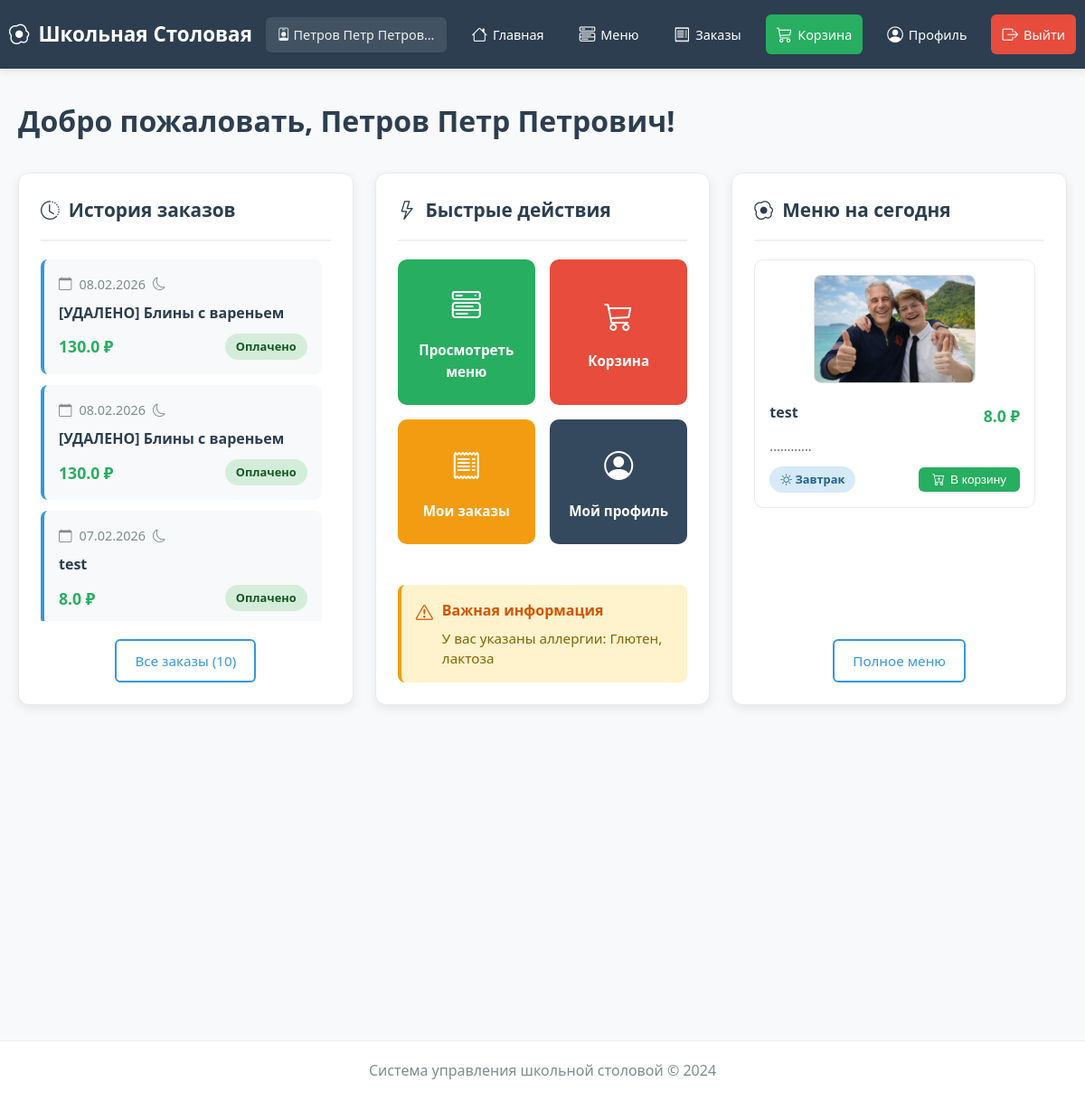
Page /user/dashboard (signed in) on the committed database.
### modules/core/models.py (models this page shows, shortened)
class User(UserMixin, db.Model):
    __tablename__ = 'users'
    id = db.Column(db.Integer, primary_key=True)
    email = db.Column(db.String(120), unique=True, nullable=False, index=True)
    password = db.Column(db.String(200), nullable=False)
    role = db.Column(db.String(20), nullable=False)  # 'student', 'cook', 'admin'
    full_name = db.Column(db.String(100))
    class_group = db.Column(db.String(50))  # Только для учеников
    allergies = db.Column(db.Text, default='')  # JSON или текст с аллергенами
    preferences = db.Column(db.String(50), default='')  # Новое поле: предпочтения в питании
    avatar_url = db.Column(db.String(255))  # Новое поле: путь к аватару
    balance = db.Column(db.Float, default=0.0)  # Новое поле: баланс счета
    is_active = db.Column(db.Boolean, default=True)
    created_at = db.Column(db.DateTime, default=datetime.utcnow)
    updated_at = db.Column(db.DateTime, default=datetime.utcnow, onupdate=datetime.utcnow)

class Order(db.Model):
    __tablename__ = 'orders'
    id = db.Column(db.Integer, primary_key=True)
    user_id = db.Column(db.Integer, db.ForeignKey('users.id'), nullable=False)
    menu_item_id = db.Column(db.Integer, db.ForeignKey('menu_items.id'), nullable=True)
    subscription_id = db.Column(db.Integer, db.ForeignKey('subscriptions.id'), nullable=True)
    order_date = db.Column(db.Date, default=date.today, nullable=False)
    meal_time = db.Column(db.String(20), nullable=False)  # 'breakfast', 'lunch'
    quantity = db.Column(db.Integer, default=1)
    status = db.Column(db.String(20), default='pending')  # 'pending', 'preparing', 'ready', 'received', 'cancelled'
    payment_type = db.Column(db.String(20), default='single')  # 'single', 'subscription'
    payment_status = db.Column(db.String(20), default='pending')  # 'pending', 'paid', 'failed', 'refunded'
    refunded = db.Column(db.Boolean, default=False)  # Новое поле: возвращены ли средства
    refund_amount = db.Column(db.Float, default=0.0)  # Новое поле: сумма возврата
    refund_date = db.Column(db.DateTime, nullable=True)  # Новое поле: дата возврата
    special_requests = db.Column(db.Text)
    created_at = db.Column(db.DateTime, default=datetime.utcnow)
    updated_at = db.Column(db.DateTime, default=datetime.utcnow, onupdate=datetime.utcnow)
    user = db.relationship('User', backref='orders')
    menu_item = db.relationship('MenuItem', backref='orders')
    subscription = db.relationship('Subscription', backref='orders')
    @property
    def total_price(self):
        if self.menu_item and self.quantity:
            return self.menu_item.price * self.quantity
        return 0

class MenuItem(db.Model):
    __tablename__ = 'menu_items'
    id = db.Column(db.Integer, primary_key=True)
    name = db.Column(db.String(100), nullable=False)
    description = db.Column(db.Text)
    price = db.Column(db.Float, nullable=False)
    category = db.Column(db.String(50))  # 'breakfast', 'lunch', 'snack'
    meal_type = db.Column(db.String(20))  # 'vegetarian', 'meat', 'fish', etc.
    allergens = db.Column(db.Text)  # JSON список аллергенов
    available = db.Column(db.Boolean, default=True)
    image_url = db.Column(db.String(255))
    created_at = db.Column(db.DateTime, default=datetime.utcnow)
    is_deleted = db.Column(db.Boolean, default=False)  # Флаг мягкого удаления

### modules/user/routes.py (the view)
@user_bp.route('/dashboard')
@login_required
def dashboard():
    if current_user.role != 'student':
        flash('Доступ запрещен', 'danger')
        return redirect(url_for('index'))
    from modules.core.models import MenuItem, Order, Subscription
    from datetime import date, datetime, timedelta
    today = date.today()
    print(f"DEBUG: Сегодняшняя дата: {today}")
    today_orders = Order.query.filter(
        Order.user_id == current_user.id,
        Order.order_date == today,
        Order.status != 'cancelled'
    ).order_by(Order.created_at.desc()).all()
    print(f"DEBUG: Найдено заказов на сегодня: {len(today_orders)}")
    for order in today_orders:
        print(f"  Заказ #{order.id}: дата={order.order_date}, статус={order.status}, оплата={order.payment_status}")
    all_orders = Order.query.filter(
        Order.user_id == current_user.id,
        Order.status != 'cancelled'
    ).order_by(Order.order_date.desc(), Order.created_at.desc()).limit(10).all()
    today_menu_items = MenuItem.query.filter(
        MenuItem.available == True,
        MenuItem.is_deleted == False
    ).order_by(MenuItem.category, MenuItem.name).all()
    orders_count = Order.query.filter_by(user_id=current_user.id).count()
    today_orders_count = len(today_orders)
    subscription_count = Subscription.query.filter_by(
        user_id=current_user.id,
        is_active=True
    ).count()
    one_day_ago = datetime.utcnow() - timedelta(days=1)
    recent_refunds = Order.query.filter(
        Order.user_id == current_user.id,
        Order.refunded == True,
        Order.refund_date >= one_day_ago
    ).all()
    print(f"DEBUG: Найдено возвратов за 24 часа: {len(recent_refunds)}")
    return render_template('user/dashboard.html',
                           orders=all_orders,
                           today_orders=today_orders,
                           today_menu_items=today_menu_items,
                           orders_count=orders_count,
                           today_orders_count=today_orders_count,
                           subscription_count=subscription_count,
                           recent_refunds=recent_refunds,
                           today_date=today.strftime('%d.%m.%Y'),
                           today=today)

### templates/user/dashboard.html (shortened to what this page needs)
{% extends "base.html" %}
{% block content %}
<div class="dashboard-header" style="margin-bottom: 30px;">
    <h1 style="color: #2c3e50; font-size: 2rem; font-weight: 700; margin-bottom: 10px;">
        Добро пожаловать, {{ current_user.full_name }}!
    </h1>
</div>
<div class="dashboard-grid">
    <div class="dashboard-column">
        <div class="dashboard-card">
            <h2><i class="bi bi-clock-history"></i> История заказов</h2>
            {% if orders %}
                <div class="orders-history-scroll">
                    {% for order in orders[:5] %}
                    <div class="order-history-item">
                        <div class="order-date">
                            <i class="bi bi-calendar"></i> {{ order.order_date.strftime('%d.%m.%Y') }}
                            <i class="bi bi-{{ 'sun' if order.meal_time == 'breakfast' else 'moon' }}"></i>
                        </div>
                        <div class="order-item-name">{{ order.menu_item.name }}</div>
                        <div style="display: flex; justify-content: space-between; align-items: center; margin-top: 10px;">
                            <span class="order-price">
                                {{ order.total_price or (order.menu_item.price * order.quantity) }} ₽
                            </span>
                            <span class="order-status status-{{ order.payment_status }}">
                                {% if order.payment_status == 'paid' %}
                                    Оплачено
                                {% else %}
                                    Ожидает
                                {% endif %}
                            </span>
                        </div>
                    </div>
                    {% endfor %}
                </div>
                {% if orders|length > 5 %}
                <div style="text-align: center; margin-top: 20px;">
                    <a href="{{ url_for('user.my_orders') }}" class="btn btn-outline">
                        Все заказы ({{ orders|length }})
                    </a>
                </div>
                {% endif %}
            {% endif %}
        </div>
    </div>
    <div class="dashboard-column">
        <div class="dashboard-card">
            <h2><i class="bi bi-lightning"></i> Быстрые действия</h2>
            <div class="action-buttons-grid">
                <a href="{{ url_for('user.show_menu') }}" class="action-button menu">
                    <i class="bi bi-menu-button-wide"></i>
                    Просмотреть меню
                </a>
                <a href="{{ url_for('user.view_cart') }}" class="action-button cart">
                    <i class="bi bi-cart3"></i>
                    {% if cart_count and cart_count > 0 %}
                        Корзина ({{ cart_count }})
                    {% else %}
                        Корзина
                    {% endif %}
                </a>
                <a href="{{ url_for('user.my_orders') }}" class="action-button orders">
                    <i class="bi bi-receipt"></i>
                    Мои заказы
                </a>
                <a href="{{ url_for('user.profile') }}" class="action-button profile">
                    <i class="bi bi-person-circle"></i>
                    Мой профиль
                </a>
            </div>
            {% if current_user.allergies %}
            <div class="allergies-info">
                <div style="display: flex; align-items: flex-start; gap: 10px;">
                    <i class="bi bi-exclamation-triangle"></i>
                    <div>
                        <div style="font-weight: 600; color: #d35400; font-size: 1rem;">
                            Важная информация
                        </div>
                        <div class="allergies-text">
                            У вас указаны аллергии: {{ current_user.allergies }}
                        </div>
                    </div>
                </div>
            </div>
            {% endif %}
        </div>
    </div>
    <div class="dashboard-column">
        <div class="dashboard-card">
            <h2><i class="bi bi-egg-fried"></i> Меню на сегодня</h2>
            {% if today_menu_items %}
            <div class="today-menu-scroll">
                <div class="menu-items-list">
                    {% for item in today_menu_items[:4] %}
                    <div class="menu-item-card">
                        <div style="margin-bottom: 15px; text-align: center;">
                            {% if item.image_url %}
                            <img src="{{ url_for('static', filename='uploads/menu_items/' + item.image_url) }}"
                                 alt="{{ item.name }}"
                                 style="max-width: 180px; max-height: 120px; border-radius: 8px; border: 1px solid #ddd;">
                            {% else %}
                            <div style="width: 180px; height: 120px; margin: 0 auto; background: #f8f9fa; border-radius: 8px; display: flex; align-items: center; justify-content: center; color: #bdc3c7; border: 1px solid #ddd;">
                                <i class="bi bi-egg-fried" style="font-size: 1.5rem;"></i>
                            </div>
                            {% endif %}
                        </div>
                        <div class="menu-item-header">
                            <div class="menu-item-name">{{ item.name }}</div>
                            <div class="menu-item-price">{{ item.price }} ₽</div>
                        </div>
                        <div class="menu-item-description">
                            {{ item.description|truncate(70) }}
                        </div>
                        <div class="menu-item-footer">
                            <span class="menu-item-category category-{{ item.category }}">
                                {% if item.category == 'breakfast' %}
                                    <i class="bi bi-sun"></i> Завтрак
                                {% else %}
                                    <i class="bi bi-moon"></i> Обед
                                {% endif %}
                            </span>
                            <form action="{{ url_for('user.add_to_cart', item_id=item.id) }}" method="POST">
                                <button type="submit" class="add-to-cart-btn">
                                    <i class="bi bi-cart-plus"></i> В корзину
                                </button>
                            </form>
                        </div>
                    </div>
                    {% endfor %}
                </div>
            </div>
            <div style="text-align: center; margin-top: 20px;">
                <a href="{{ url_for('user.show_menu') }}" class="btn btn-outline">
                    Полное меню
                </a>
            </div>
            {% else %}
            <div class="empty-state">
                <i class="bi bi-egg-fried"></i>
                <h3>Меню не готово</h3>
                <p>Меню на сегодня еще не сформировано</p>
            </div>
            {% endif %}
        </div>
    </div>
</div>
{% endblock %}

### templates/base.html (shortened to what this page needs)
<!DOCTYPE html>
<html lang="ru">
<head>
    <link rel="stylesheet" href="{{ url_for('static', filename='css/style.css') }}">
    <link rel="stylesheet" href="{{ url_for('static', filename='css/calendar.css') }}">
    <link rel="stylesheet" href="https://cdn.jsdelivr.net/npm/bootstrap-icons@1.10.0/font/bootstrap-icons.css">
</head>
<body>
    <header>
        <nav class="navbar">
            <div class="nav-container">
                <a href="{{ url_for('index') }}" class="logo">
                    <i class="bi bi-egg-fried"></i> Школьная Столовая
                </a>
                <div class="nav-links">
                    {% if current_user.is_authenticated %}
                        <span style="color: #ecf0f1; padding: 8px 12px; border-radius: 6px; background: rgba(255, 255, 255, 0.1);">
                            <i class="bi bi-person-badge"></i> {{ current_user.full_name }}
                            <small style="font-size: 0.8rem; opacity: 0.8;">
                            </small>
                        </span>
                        {% if current_user.role == 'student' %}
                            <a href="{{ url_for('user.dashboard') }}" class="{% if request.endpoint == 'user.dashboard' %}active{% endif %}">
                                <i class="bi bi-house"></i> Главная
                            </a>
                            <a href="{{ url_for('user.show_menu') }}" class="{% if request.endpoint == 'user.show_menu' %}active{% endif %}">
                                <i class="bi bi-menu-button-wide"></i> Меню
                            </a>
                            <a href="{{ url_for('user.my_orders') }}" class="{% if request.endpoint == 'user.my_orders' %}active{% endif %}">
                                <i class="bi bi-receipt"></i> Заказы
                            </a>
                            <a href="{{ url_for('user.view_cart') }}" class="nav-cart {% if request.endpoint == 'user.view_cart' %}active{% endif %}">
                                <i class="bi bi-cart3"></i> Корзина
                            </a>
                            <a href="{{ url_for('user.profile') }}" class="{% if request.endpoint == 'user.profile' %}active{% endif %}">
                                <i class="bi bi-person-circle"></i> Профиль
                            </a>
                        {% endif %}
                        <a href="{{ url_for('auth.logout') }}" style="background: #e74c3c;">
                            <i class="bi bi-box-arrow-right"></i> Выйти
                        </a>
                    {% endif %}
                </div>
            </div>
        </nav>
    </header>
    <main class="container">
        {% block content %}{% endblock %}
    </main>
    <footer>
        <p>Система управления школьной столовой © 2024</p>
    </footer>
</body>
</html>

### rows in the picture
User: full_name "Петров Петр Петров…", full_name "Петров Петр Петрович", allergies "Глютен, лактоза"
Order: order_date "08.02.2026", menu_item.name "[УДАЛЕНО] Блины с вареньем", quantity.price "130.0", payment_status "Оплачено"
Order: order_date "08.02.2026", menu_item.name "[УДАЛЕНО] Блины с вареньем", quantity.price "130.0", payment_status "Оплачено"
Order: order_date "07.02.2026", menu_item.name "test", quantity.price "8.0", payment_status "Оплачено"
MenuItem: image_url+name (picture), name "test", price "8.0", description "............", category "breakfast" (drawn)

### other values in the picture
{{ orders|length }} "10"
